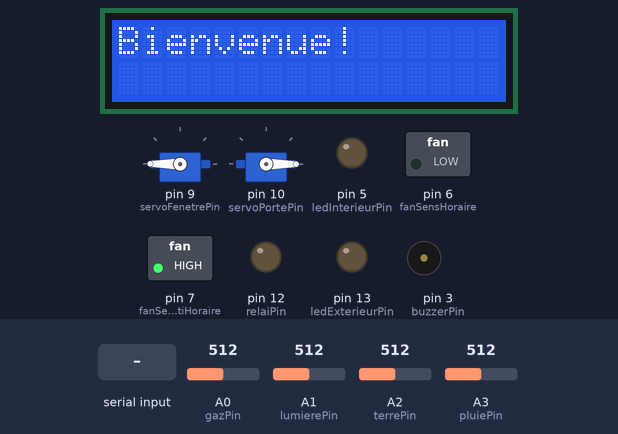
Recording of a sketch running on a simulated Arduino Mega 2560, built with avr-gcc and run on an emulated ATmega2560. Shown: 16×2 character LCD, 2 × servo, switched loads named in the sketch (green lamp = pin HIGH), output pins drawn as LEDs (lit = HIGH), buzzer (waves = sounding). The test bench sets the inputs (shaded band); at power-on: A0 (gazPin) = 512, A1 (lumierePin) = 512, A2 (terrePin) = 512, A3 (pluiePin) = 512. What the sketch prints to the serial monitor is not drawn.

Above: at 1.2 s.
1.3 s: "a#" received over the second serial link
3.1 s: A0 (gazPin) set to 17
4.6 s: A0 (gazPin) set to 12
At 5.9 s:
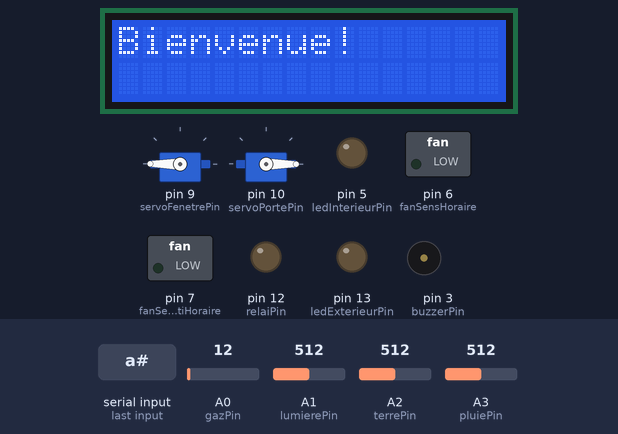
6.3 s: A1 (lumierePin) set to 210
7.8 s: A1 (lumierePin) set to 190
At 9.1 s:
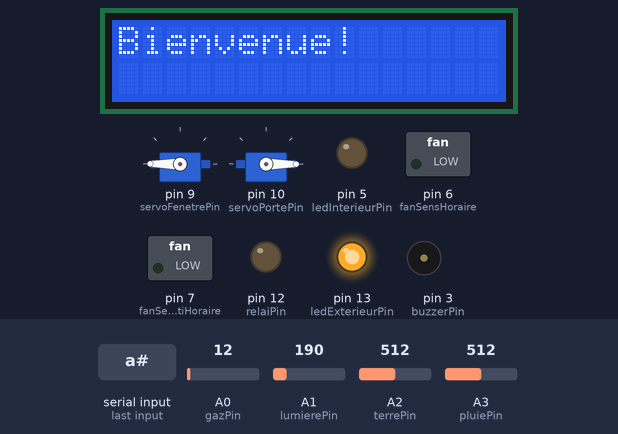
9.5 s: "t#" received over Serial
At 11.2 s:
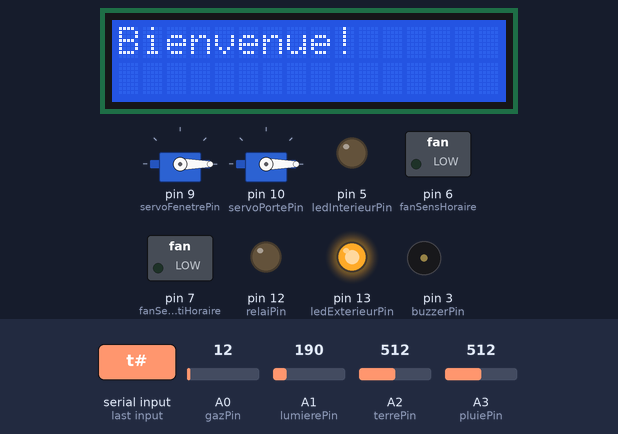
Timing chart, 0 to 12.2 s (numbered marks = the images above; inputs shaded):
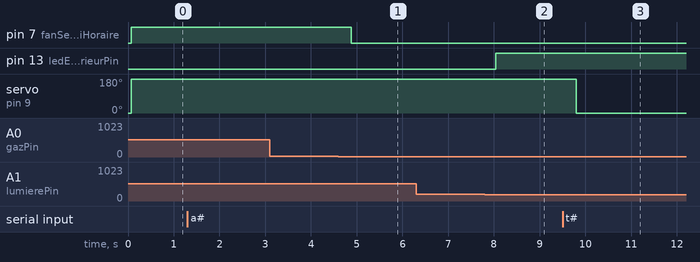

The sketch:

maison_corrigee.ino
```cpp
/*
 * Programme de gestion de la maison connectée
 *
 * Alexis Millette
 */

#include <Servo.h>              // Gestion des servos-moteurs
#include <Wire.h>               // Gestion de la connection I2C
#include <LiquidCrystal_I2C.h>  // Gestion de l'écran LCD avec I2C
#include <SoftwareSerial.h>     // Gestion du port série virtuel

// Adresse de communication avec l'écran I2C est 0x27, 16 caractères par ligne, 2 lignes au total
LiquidCrystal_I2C mylcd(0x27, 16, 2);

// Instances des servos-moteurs
Servo servoFenetre;
Servo servoPorte;

SoftwareSerial Mega(3, 2); // Instantiation d'un port série (Rx, Tx) (Vert, Jaune)

const int mouvementPin = 2; // Pin du détecteur de mouvement
const int buzzerPin = 3;
const int boutonGauchePin = 4;
const int ledInterieurPin = 5;
const int fanSensHoraire = 6;
const int fanSensAntiHoraire = 7;
const int boutonDroitPin = 8;
const int servoFenetrePin = 9;
const int servoPortePin = 10;
const int relaiPin = 12;
const int ledExterieurPin = 13;
const int gazPin = A0;      // Pin du détecteur analogue de gaz
const int lumierePin = A1;  // Pin du détecteur analogue de lumière
const int terrePin = A2;    // Pin du détecteur analogue d'humidité dans la terre
const int pluiePin = A3;    // Pin du détecteur analogue de pluie


const int gazMax = 20;      // Valeur nécessaire pour déclancher l'alarme de gaz
const int gazMin = 15;      // Valeur nécessaire pour éteindre l'alarme de gaz
bool gazFlag = false;       // Indicateur de présence de gaz
bool gazAlarme = false;     // État de l'alarme de gaz
const int gazAlarmeTag = 1; // Tag pour l'alarme de gaz dans la pile d'alarme

const int lumiereMax = 600; // Valeur indiquant le jour
const int lumiereMin = 200; // Valeur indiquant la nuit
bool lumiereFlag = false;   // Indicateur qu'on doit vérifier le mouvement
bool mouvementFlag = false; // Indicateur de présence de mouvement
bool mouvementAlarme = false; // État de l'alarme de mouvement
const int mouvementAlarmeTag = 2; // Tag pour l'alarme de mouvement dans la pile d'alarme

const int pluieMax = 500; // Valeur indiquant qu'il y a de la pluie
const int pluieMin = 150; // Valeur indiquant que le toit est sec
bool pluieFlag = false;   // Indicateur de présence de pluie
bool pluieAlarme = false; // État de l'alarme de pluie
const int pluieAlarmeTag = 3; // Tag pour l'alarme de pluie dans la pile d'alarme

const int terreMax = 130; // Valeur indiquant que la terre est humide
const int terreMin = 20;  // Valeur indiquant que la terre est sèche
bool terreFlag = false;   // Indicateur que la terre a soif
bool terreAlarme = false; // État de l'alarme de terre
const int terreAlarmeTag = 4; // Tag pour l'alarme d'humidité de la terre dans la pile d'alarme

bool alarmesCourantes[] = {false, false, false, false};
bool alarmesHistorique[] = {false, false, false, false};

void setup() {
  Serial.begin(9600);       // Activer la console
  Mega.begin(9600);         // Activer le port série pour la communication avec la maison

  mylcd.init();             // Initialiser l'écran LCD
  mylcd.backlight();        // Allumer l'écran LCD
  mylcd.setCursor(0, 0);    // Placer le curseur à la première colonne, première rangée
  mylcd.print("Bienvenue!");

  servoFenetre.attach(servoFenetrePin); // Attache la pin du servo à l'instance
  servoPorte.attach(servoPortePin);
  servoFenetre.write(0);                // Met le servo-moteur à la position 0°
  servoPorte.write(0);

  //pinMode(mouvementPin, INPUT);     // Met les pins en mode lecture
  pinMode(boutonGauchePin, INPUT);
  pinMode(boutonDroitPin, INPUT);
  pinMode(gazPin, INPUT);
  pinMode(lumierePin, INPUT);
  pinMode(terrePin, INPUT);
  pinMode(pluiePin, INPUT);

  //pinMode(buzzerPin, OUTPUT);       // Met les pins en mode écriture
  pinMode(ledInterieurPin, OUTPUT);
  pinMode(ledExterieurPin, OUTPUT);
  pinMode(fanSensHoraire, OUTPUT);
  pinMode(fanSensAntiHoraire, OUTPUT);
  pinMode(relaiPin, OUTPUT);


  Serial.println(F("Maison Alexis Millette - Fin du Setup"));

}

void loop() {
  traiterDetecteurs();
  activerAlarmes();
  traiterAlarmes();
  traiterCommandes();
}

void traiterDetecteurs() {
  checkGas();
  checkPluie();
  checkTerre();
  checkLumiere();
  if (lumiereFlag)
    checkMouvement();
}

void checkGas() {
  int gaz = analogRead(gazPin); // Lit la valeur de gaz
  if (gaz > gazMax) {
    gazFlag = true;             // Indique que l'alarme de gaz doit s'allumer
  } else if (gaz < gazMin) {
    gazFlag = false;            // Indique que l'alarme de gaz doit s'éteindre
  }
}

void checkLumiere() {
  int lumiere = analogRead(lumierePin); // Lit la valeur de lumière
  if (lumiere < lumiereMin) {
    lumiereFlag = true;                 // Indique qu'on doit vérifier le détecteur de mouvement
  } else if (lumiere > lumiereMax) {
    lumiereFlag = false;
    mouvementFlag = false;              // Si c'est le jour, on ne vérifie plus le détecteur de mouvement
  }
}

void checkMouvement() {
  bool mouvement = digitalRead(mouvementPin); // Lit la valeur du détecteur de mouvement
  if (mouvement) {
    mouvementFlag = true;                     // Indique que l'alarme de mouvement doit s'allumer
  } else {
    mouvementFlag = false;                    // Indique que l'alarme de mouvement doit s'allumer
  }
}

void checkPluie() {
  int pluie = analogRead(pluiePin);           // Lit la valeur de pluie
  if (pluie > pluieMax) {
    pluieFlag = true;                         // Indique que l'alarme de pluie doit s'allumer
  } else if (pluie < pluieMin) {
    pluieFlag = false;                        // Indique que l'alarme de pluie doit s'éteindre
  }
}

void checkTerre() {
  int terre = analogRead(terrePin);           // Lit la valeur d'humidité de la terre
  if (terre > terreMin) {
    terreFlag = true;                         // Indique que l'alarme d'humidité doit s'allumer
  } else if (terre < terreMax) {
    terreFlag = false;                        // Indique que l'alarme d'humidité doit s'éteindre
  }
}

void activerAlarmes() {
  if (gazFlag && !gazAlarme) {
    gazAlarme = true;                            // Allume l'alarme si elle ne l'est pas déjà
    digitalWrite(fanSensAntiHoraire, HIGH);      // Allume la fan dans le sens anti-horaire
    digitalWrite(fanSensHoraire, LOW);
    servoFenetre.write(0);                       // Ouvre la fenêtre
    ajouterAlarmeCourante(gazAlarmeTag);
    ajouterAlarmeHistorique(gazAlarmeTag);
  } else if (!gazFlag && gazAlarme) {
    gazAlarme = false;                           // Ferme l'alarme si elle ne l'est pas déjà
    digitalWrite(fanSensAntiHoraire, LOW);       // Ferme la fan
    digitalWrite(fanSensHoraire, LOW);
    enleverAlarmeCourante(gazAlarmeTag);
  }

  if (mouvementFlag && !mouvementAlarme) {
    mouvementAlarme = true;
    ajouterAlarmeCourante(mouvementAlarmeTag);
    ajouterAlarmeHistorique(mouvementAlarmeTag);
  } else if (!mouvementFlag && mouvementAlarme) {
    mouvementAlarme = false;
    enleverAlarmeCourante(mouvementAlarmeTag);
  }

  if (lumiereFlag) {
    digitalWrite(ledExterieurPin, HIGH);       // Allume/Éteint la lumière extérieur s'il fait noir dehors
  } else {
    digitalWrite(ledExterieurPin, LOW);
  }

  if (pluieFlag && !pluieAlarme) {
    pluieAlarme = true;
    Serial.println("Y MOUILLE");
    servoFenetre.write(180); // Ferme la fenêtre
    ajouterAlarmeCourante(pluieAlarmeTag);
    enleverAlarmeHistorique(pluieAlarmeTag);
  } else if (!pluieFlag && pluieAlarme) {
    pluieAlarme = false;
    enleverAlarmeCourante(pluieAlarmeTag);
  }

  if (terreFlag && !terreAlarme) {
    terreAlarme = true;
    ajouterAlarmeCourante(terreAlarmeTag);
    enleverAlarmeHistorique(terreAlarmeTag);
  } else if (!terreFlag && terreAlarme) {
    terreAlarme = false;
    enleverAlarmeCourante(terreAlarmeTag);
  }
}


void traiterAlarmes() {
  if (gazAlarme) {
    beep(1);
  }
  if (mouvementAlarme) {
    beep(2);
  }
  if (pluieAlarme) {
    beep(3);
  }
  if (terreAlarme) {
    beep(4);
  }
}

void beep(int x) {
  for (int i = 0; i < x; i++) {
    tone(buzzerPin, 440, 100);  // Fait jouer la fréquence 440 pendant 100 millisecondes
    noTone(buzzerPin);          // Éteint le buzzer
    delay(50);
  }
}

void ajouterAlarmeCourante(int alarme)
{
  alarmesCourantes[alarme - 1] = true; // Active l'alarme dans la pile
}

void enleverAlarmeCourante(int alarme)
{
  alarmesCourantes[alarme - 1] = false; // Désactive l'alarme dans la pile
}

void ajouterAlarmeHistorique(int alarme)
{
  alarmesHistorique[alarme - 1] = true;
}

void enleverAlarmeHistorique(int alarme)
{
  alarmesHistorique[alarme - 1] = false;
}


void traiterCommandes() {
  int commande = 0; // Valeur de la commande reçu sur le port série, par la console ou le bluetooth

  if (Mega.available())
  {
    commande = Mega.read();
    Serial.print("Du Mega: ");
    Serial.println(commande);
  }

  if (Serial.available() > 0)
  {
    commande = Serial.read();
    Mega.write(commande);
    String valeurString;
    int angle;
    int intensite;
    switch (commande) {
      case 't':
        valeurString = Serial.readStringUntil('#'); // Lit la valeur avant le #
        angle = String(valeurString).toInt();          // Transforme la valeur en integer
        servoFenetre.write(angle);
        delay(300);
        break;
      case 'u':
        valeurString = Serial.readStringUntil('#');
        angle = String(valeurString).toInt();
        servoPorte.write(angle);
        delay(300);
        break;
      case 'v':
        valeurString = Serial.readStringUntil('#');
        intensite = String(valeurString).toInt();
        analogWrite(ledInterieurPin, intensite);
        break;
      case 'w':
        valeurString = Serial.readStringUntil('#');
        intensite = String(valeurString).toInt();
        digitalWrite(fanSensAntiHoraire, LOW);
        analogWrite(fanSensHoraire, intensite);
        break;

    }
  } // Pourquoi les 2 switchs sont séparés?? Je vais les laisser comme ça pour l'instant


  switch (commande) {
    case 'a':
      digitalWrite(ledExterieurPin, HIGH);
      break;
    case 'b':
      digitalWrite(ledExterieurPin, LOW);
      break;
    case 'c':
      digitalWrite(relaiPin, HIGH);
      break;
    case 'd':
      digitalWrite(relaiPin, LOW);
      break;
    case 'e':
      // Musique
      break;
    case 'f':
      // Musique 2
      break;
    case 'g':
      noTone(buzzerPin);
      break;
    case 'h':
      Serial.println(analogRead(lumierePin)); // Imprime la valeur du détecteur de lumière
      delay(100);
      break;
    case 'i':
      Serial.println(analogRead(gazPin)); // Imprime la valeur du détecteur de gaz
      delay(100);
      break;
    case 'j':
      Serial.println(analogRead(terrePin)); // Imprime la valeur du détecteur d'humidité de la terre
      delay(100);
      break;
    case 'k':
      Serial.println(analogRead(pluiePin)); // Imprime la valeur du détecteur de pluie
      delay(100);
      break;
    case 'l':
      servoFenetre.write(180); // Fermer la fenêtre
      delay(500);
      break;
    case 'm':
      servoFenetre.write(0); // Ouvrir la fenêtre
      delay(500);
      break;
    case 'n':
      servoPorte.write(180); // Fermer la porte
      delay(500);
      break;
    case 'o':
      servoPorte.write(0); // Ouvrir la porte
      delay(500);
      break;
    case 'p':
      digitalWrite(ledInterieurPin, HIGH);
      break;
    case 'q':
      digitalWrite(ledInterieurPin, LOW);
      break;
    case 'r':
      digitalWrite(fanSensAntiHoraire, LOW); // Allume la fan dans le sens anti-horaire
      digitalWrite(fanSensHoraire, HIGH);
      break;
    case 's':
      digitalWrite(fanSensAntiHoraire, LOW); // Ferme la fan
      digitalWrite(fanSensHoraire, LOW);
      break;
  }
}
```

Measured:
- the behaviour switches between 15 and 14 on A0 (gazPin) (found by bisection; images 0 and 1)
- the behaviour switches between 200 and 199 on A1 (lumierePin) (found by bisection; images 1 and 2)
- after the input at 4.6 s, pin 7 (fanSensAntiHoraire): HIGH → LOW after 0.28 s
- after the input at 7.8 s, pin 13 (ledExterieurPin): LOW → HIGH after 0.24 s
- after the input at 9.5 s, servo on pin 9 (servoFenetrePin): 180° → 0° after 0.30 s
